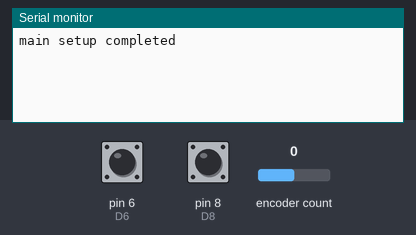
The program below on a simulated SparkFun Pro Micro, built with avr-gcc and run on an emulated ATmega32U4. Parts: the last lines printed to the serial monitor. The test bench sets the inputs (shaded band); at power-on: encoder count 0, pin 6 (D6) HIGH, pin 8 (D8) HIGH. USB keyboard and mouse output is not drawn.

Above: at 2.2 s.
2.3 s: encoder count set to 1
At 3.4 s:
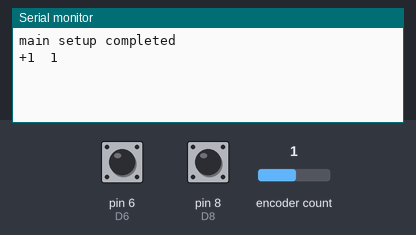
3.8 s: pin 6 (D6) pulled LOW for 0.15 s
At 4.5 s:
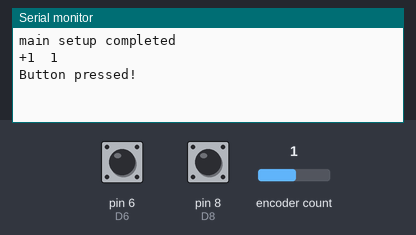
5.4 s: pin 8 (D8) pulled LOW for 0.15 s
At 6.4 s:
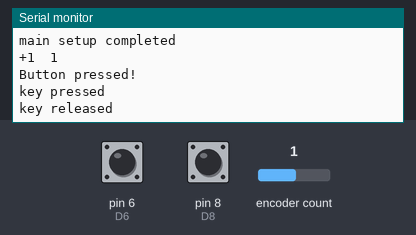
7.0 s: encoder count set to 0
At 8.2 s:
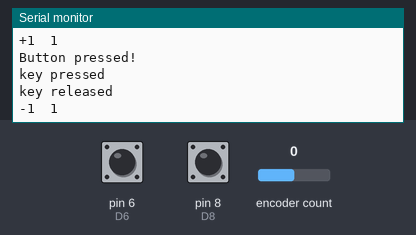

The program:

main.cpp
```cpp
#include <Arduino.h>

#include "./inputs/Key.hpp"
#include "./inputs/RotaryEncoder.hpp"
#include "Debug.hpp"
#include "HAL.hpp"
#include "HID-Project.h"

RotaryEncoder r(static_cast<uint8_t>(HAL::InputPin::D4),
                static_cast<uint8_t>(HAL::InputPin::D5),
                static_cast<uint8_t>(HAL::InputPin::D6));

Key testKey(static_cast<uint8_t>(HAL::InputPin::D8));

void setup() {
  Serial.begin(9600);

  Consumer.begin();

#ifdef DEBUG_OUTPUT
  // Delay startup so we can capture output of any setup logging.
  delay(1000);
#endif

  r.setup();

  testKey.setup();

  DEBUG_PRINTLN("main setup completed");
}

void loop() {
  r.loop();

  testKey.loop();

  // Put in a slight delay to help debounce the reading
  delay(1);
}
```

Debug.hpp
```cpp
#pragma once

#include <Arduino.h>

#ifdef DEBUG_OUTPUT
#define DEBUG_PRINT(exp) \
  do {                   \
    Serial.print(exp);   \
  } while (0)
#else
#define DEBUG_PRINT(exp) \
  do {                   \
  } while (0)
#endif

#ifdef DEBUG_OUTPUT
#define DEBUG_PRINTLN(exp) \
  do {                     \
    Serial.println(exp);   \
  } while (0)
#else
#define DEBUG_PRINTLN(exp) \
  do {                     \
  } while (0)
#endif
```

Types.hpp
```cpp
#pragma once

#include <stdint.h>
```

Key.cpp
```cpp
#include "./Key.hpp"

void Key::setup() {
  pinMode(_pin, INPUT_PULLUP);
}

void Key::loop() {
  // checking the state of the button

  uint8_t newState = digitalRead(_pin);

  // replaces button press with UP arrow

  if (newState == LOW && _lastState == HIGH) {
    // and it's currently pressed:
    DEBUG_PRINTLN("key pressed");

    Consumer.write(MEDIA_PLAY_PAUSE);

    delay(50);
  }

  if (newState == HIGH && _lastState == LOW) {
    // and it's currently released:
    DEBUG_PRINTLN("key released");

    // Consumer.release(MEDIA_PLAY_PAUSE);

    delay(50);
  }

  _lastState = newState;
}
```

Key.hpp
```cpp
#pragma once

#include "../Debug.hpp"
#include "../Types.hpp"
#include "HID-Project.h"

class Key {
 public:
  Key(uint8_t pin) { _pin = pin; };

  void setup();
  void loop();

 private:
  uint8_t _pin;
  uint8_t _lastState = HIGH;
};
```

RotaryEncoder.cpp
```cpp
#include "RotaryEncoder.hpp"

void RotaryEncoder::setup() {
  // Configure switch pin
  pinMode(_sw, INPUT_PULLUP);

  // Configure pins from MD_REncoder
  _rotary.begin();

  // Set speed baseline
  _rotary.setPeriod(1000); // TODO play with this and scale this out to make it easier to calc the multiplier.
}

void RotaryEncoder::loop() {
  readRotaryState();
  readSwState();
}

void RotaryEncoder::readRotaryState() {
  // Direction since last state
  uint8_t direction = _rotary.read();

  if (!direction) {
    return;
  }

  uint16_t speed = _rotary.speed();
  uint16_t x = speedVolumeMultiplier(speed);

  switch (direction) {
    case DIR_CCW:
      DEBUG_PRINT("-1");
      Consumer.write(MEDIA_VOLUME_DOWN);
      break;
    case DIR_CW:
      DEBUG_PRINT("+1");
      Consumer.write(MEDIA_VOLUME_UP);
      break;
  }

  DEBUG_PRINT("  ");
  DEBUG_PRINTLN(_rotary.speed());
}

void RotaryEncoder::readSwState() {
  int swState = digitalRead(_sw);
  // If we detect LOW signal, button is pressed
  if (swState == LOW) {
    // if 50ms have passed since last LOW pulse, it means that the
    // button has been pressed, released and pressed again
    if (millis() - lastSwPress > 50) {
      DEBUG_PRINTLN("Button pressed!");
      Consumer.write(MEDIA_VOLUME_MUTE);
    }

    // Remember last button press event
    lastSwPress = millis();  // TODO this might overflow lol
  }
}

uint16_t RotaryEncoder::speedVolumeMultiplier(uint16_t speed) {
  if (speed == 0) {
    return 1;
  }

  return 1;
}
```

RotaryEncoder.hpp
```cpp
#pragma once

#include <MD_REncoder.h>

#include "../Debug.hpp"
#include "../Types.hpp"
#include "HID-Project.h"

#define ENABLE_PULLUPS 0

class RotaryEncoder {
 public:
  RotaryEncoder(uint8_t clk, uint8_t dt, uint8_t sw) : _rotary(dt, clk) {
    _clk = clk;
    _dt = dt;
    _sw = sw;
  };

  void setup();
  void loop();

 private:
  // Pins
  uint8_t _clk;
  uint8_t _dt;
  uint8_t _sw;

  // Rotary Lib
  MD_REncoder _rotary;

  // State
  unsigned long lastSwPress = 0;

  void readRotaryState();
  void readSwState();
  uint16_t speedVolumeMultiplier(uint16_t speed);
};
```

HAL.hpp
```cpp
#pragma once

#include "Types.hpp"

namespace HAL {

/**
 * Pinout from Sparkfun documentation:
 * https://learn.sparkfun.com/tutorials/pro-micro--fio-v3-hookup-guide
 */
enum class InputPin : uint8_t {
  /**
   * TX
   * DIO1
   */
  TX0 = 1,

  /**
   * RX
   * DIO0
   */
  RX1 = 0,

  /**
   * I2C: SDA
   * DIO2
   */
  D2 = 2,

  /**
   * PWM
   * I2C: SCL
   * DIO3
   */
  D3 = 3,

  /**
   * DIO4
   */
  D4 = 4,

  /**
   * Analog
   */
  A6 = 4,

  /**
   * PWM
   * DIO5
   */
  D5 = 5,

  /**
   * PWM
   * DIO6
   */
  D6 = 6,

  /**
   * PWM
   * Analog
   */
  A7 = 6,

  /**
   * DIO7
   */
  D7 = 7,

  /**
   * DIO8
   */
  D8 = 8,

  /**
   * Analog
   */
  A8 = 8,

  /**
   * PWM
   */
  D9 = 9,

  /**
   * PWM
   * Analog
   */
  A9 = 9,

  /**
   * PWM
   * DIO10
   */
  D10 = 10,

  /**
   * PWM
   * Analog
   */
  A10 = 10,

  /**
   * SPI: MOSI
   * DIO16
   */
  D16 = 16,

  /**
   * SPI: MISO
   * DIO14
   */
  D14 = 14,

  /**
   * SPI: SCLK
   * DIO15
   */
  D15 = 15,

  /**
   * DIO18
   */
  D18 = 18,

  /**
   * Analog
   */
  A0 = 18,

  /**
   * DIO19
   */
  D19 = 19,

  /**
   * Analog
   */
  A1 = 19,

  /**
   * DIO20
   */
  D20 = 20,

  /**
   * Analog
   */
  A2 = 20,

  /**
   * DIO21
   */
  D21 = 21,

  /**
   * Analog
   */
  A3 = 21,
};

}  // namespace HAL
```

Measured:
- after the input at 2.3 s, the serial monitor: prints a new line at once (image 1)
- after the input at 3.8 s, the serial monitor: prints a new line at once (image 2)
- after the input at 5.4 s, the serial monitor: prints a new line at once (image 3)
- after the input at 7.0 s, the serial monitor: prints a new line at once (image 4)
